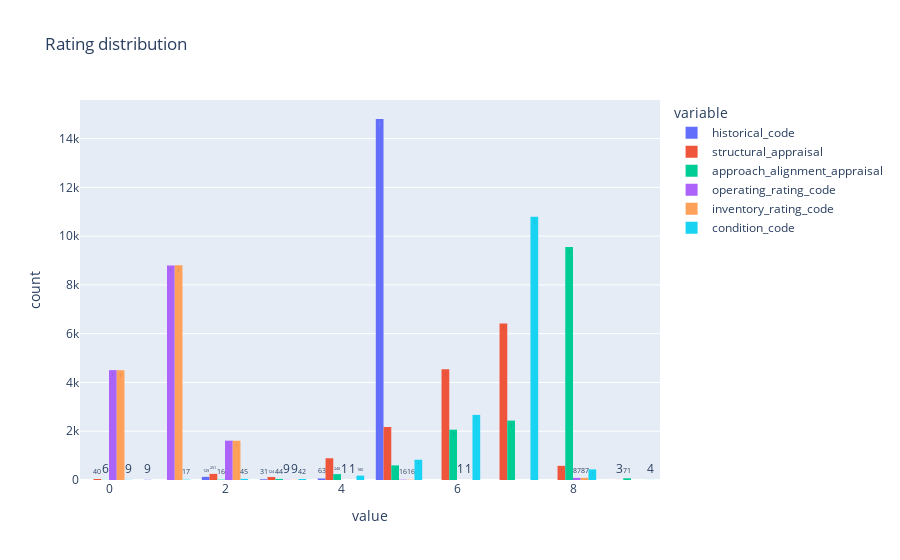

Here is the notebook cell this chart was saved with:
### Code cell
rating_feature_columns = ['historical_code','structural_appraisal','approach_alignment_appraisal'
                          ,'operating_rating_code','inventory_rating_code','condition_code']

#bridges[rating_feature_columns].hist()

fig = px.histogram(bridges, x=rating_feature_columns, title= 'Rating distribution', barmode='group',text_auto=True)
#newnames = {'1':'Tropical depression', '2': 'Tropical Storm', '3': 'hurricane'}
#fig.for_each_trace(lambda t: t.update(name = newnames[t.name],
#                                      legendgroup = newnames[t.name],
#                                      hovertemplate = t.hovertemplate.replace(t.name, newnames[t.name])))

fig.show()

### Figure 1 — Plotly figure (JSON) as saved in the notebook; plotly's stock layout.template omitted (floating-point values rounded to 4 significant figures; data arrays with more than 128 entries replaced by an {"elided": "..."} marker saying what was removed)
{"data": [{"alignmentgroup": "True", "bingroup": "x", "hovertemplate": "variable=historical_code<br>value=%{x}<br>count=%{y}<extra></extra>", "legendgroup": "historical_code", "marker": {"color": "#636efa", "pattern": {"shape": ""}}, "name": "historical_code", "offsetgroup": "historical_code", "orientation": "v", "showlegend": true, "texttemplate": "%{value}", "type": "histogram", "x": {"elided": "15034 int values"}, "xaxis": "x", "yaxis": "y"}, {"alignmentgroup": "True", "bingroup": "x", "hovertemplate": "variable=structural_appraisal<br>value=%{x}<br>count=%{y}<extra></extra>", "legendgroup": "structural_appraisal", "marker": {"color": "#EF553B", "pattern": {"shape": ""}}, "name": "structural_appraisal", "offsetgroup": "structural_appraisal", "orientation": "v", "showlegend": true, "texttemplate": "%{value}", "type": "histogram", "x": {"elided": "15034 int values"}, "xaxis": "x", "yaxis": "y"}, {"alignmentgroup": "True", "bingroup": "x", "hovertemplate": "variable=approach_alignment_appraisal<br>value=%{x}<br>count=%{y}<extra></extra>", "legendgroup": "approach_alignment_appraisal", "marker": {"color": "#00cc96", "pattern": {"shape": ""}}, "name": "approach_alignment_appraisal", "offsetgroup": "approach_alignment_appraisal", "orientation": "v", "showlegend": true, "texttemplate": "%{value}", "type": "histogram", "x": {"elided": "15034 int values"}, "xaxis": "x", "yaxis": "y"}, {"alignmentgroup": "True", "bingroup": "x", "hovertemplate": "variable=operating_rating_code<br>value=%{x}<br>count=%{y}<extra></extra>", "legendgroup": "operating_rating_code", "marker": {"color": "#ab63fa", "pattern": {"shape": ""}}, "name": "operating_rating_code", "offsetgroup": "operating_rating_code", "orientation": "v", "showlegend": true, "texttemplate": "%{value}", "type": "histogram", "x": {"elided": "15034 int values"}, "xaxis": "x", "yaxis": "y"}, {"alignmentgroup": "True", "bingroup": "x", "hovertemplate": "variable=inventory_rating_code<br>value=%{x}<br>count=%{y}<extra></extra>", "legendgroup": "inventory_rating_code", "marker": {"color": "#FFA15A", "pattern": {"shape": ""}}, "name": "inventory_rating_code", "offsetgroup": "inventory_rating_code", "orientation": "v", "showlegend": true, "texttemplate": "%{value}", "type": "histogram", "x": {"elided": "15034 int values"}, "xaxis": "x", "yaxis": "y"}, {"alignmentgroup": "True", "bingroup": "x", "hovertemplate": "variable=condition_code<br>value=%{x}<br>count=%{y}<extra></extra>", "legendgroup": "condition_code", "marker": {"color": "#19d3f3", "pattern": {"shape": ""}}, "name": "condition_code", "offsetgroup": "condition_code", "orientation": "v", "showlegend": true, "texttemplate": "%{value}", "type": "histogram", "x": {"elided": "15034 int values"}, "xaxis": "x", "yaxis": "y"}], "layout": {"autosize": true, "barmode": "group", "legend": {"title": {"text": "variable"}, "tracegroupgap": 0}, "title": {"text": "Rating distribution"}, "xaxis": {"anchor": "y", "autorange": true, "domain": [0, 1], "range": [-0.5, 9.5], "title": {"text": "value"}, "type": "linear"}, "yaxis": {"anchor": "x", "autorange": true, "domain": [0, 1], "range": [0, 15580.0], "title": {"text": "count"}}}}
